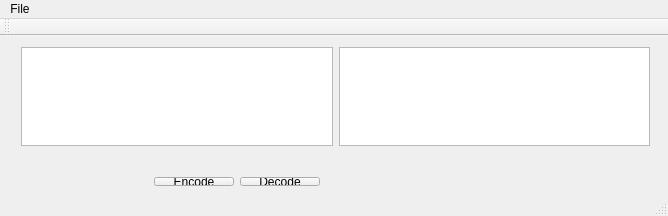
<?xml version="1.0" encoding="UTF-8"?>
<ui version="4.0">
 <class>MainWindow</class>
 <widget class="QMainWindow" name="MainWindow">
  <property name="geometry">
   <rect>
    <x>0</x>
    <y>0</y>
    <width>668</width>
    <height>216</height>
   </rect>
  </property>
  <property name="windowTitle">
   <string>MainWindow</string>
  </property>
  <widget class="QWidget" name="centralWidget">
   <widget class="QWidget" name="layoutWidget">
    <property name="geometry">
     <rect>
      <x>10</x>
      <y>0</y>
      <width>651</width>
      <height>121</height>
     </rect>
    </property>
    <layout class="QHBoxLayout" name="horizontalLayout">
     <item>
      <widget class="QTextEdit" name="EditBox"/>
     </item>
     <item>
      <widget class="QTextEdit" name="ResultBox">
       <property name="enabled">
        <bool>true</bool>
       </property>
       <property name="focusPolicy">
        <enum>Qt::NoFocus</enum>
       </property>
      </widget>
     </item>
    </layout>
   </widget>
   <widget class="QWidget" name="layoutWidget">
    <property name="geometry">
     <rect>
      <x>10</x>
      <y>130</y>
      <width>321</width>
      <height>31</height>
     </rect>
    </property>
    <layout class="QHBoxLayout" name="horizontalLayout_2">
     <item>
      <spacer name="horizontalSpacer">
       <property name="orientation">
        <enum>Qt::Horizontal</enum>
       </property>
       <property name="sizeHint" stdset="0">
        <size>
         <width>40</width>
         <height>20</height>
        </size>
       </property>
      </spacer>
     </item>
     <item>
      <widget class="QPushButton" name="ButtonEncode">
       <property name="text">
        <string>Encode</string>
       </property>
      </widget>
     </item>
     <item>
      <widget class="QPushButton" name="ButtonDecode">
       <property name="text">
        <string>Decode</string>
       </property>
      </widget>
     </item>
    </layout>
   </widget>
  </widget>
  <widget class="QMenuBar" name="menuBar">
   <property name="geometry">
    <rect>
     <x>0</x>
     <y>0</y>
     <width>668</width>
     <height>21</height>
    </rect>
   </property>
   <widget class="QMenu" name="menuSave">
    <property name="title">
     <string>File</string>
    </property>
    <addaction name="actionSave_at_file"/>
   </widget>
   <addaction name="menuSave"/>
  </widget>
  <widget class="QToolBar" name="mainToolBar">
   <attribute name="toolBarArea">
    <enum>TopToolBarArea</enum>
   </attribute>
   <attribute name="toolBarBreak">
    <bool>false</bool>
   </attribute>
  </widget>
  <widget class="QStatusBar" name="statusBar"/>
  <action name="actionSave_at_file">
   <property name="text">
    <string>Save at file</string>
   </property>
  </action>
 </widget>
 <layoutdefault spacing="6" margin="11"/>
 <resources/>
 <connections/>
</ui>
